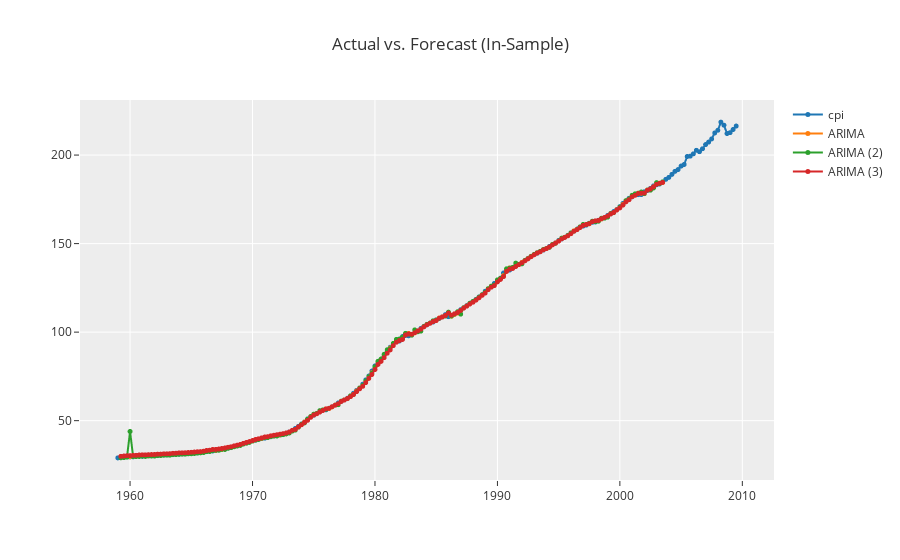

Notebook code for this chart:
### Markdown cell above
y t′′ = 2.5+0.6yt−1′′− 0.3ϵt−1 + ϵt

### Code cell
exp.plot_model(my_models, plot='insample')

### Figure 1 — Plotly figure (JSON) as saved in the notebook; plotly's stock layout.template omitted (floating-point values rounded to 4 significant figures; data arrays with more than 128 entries replaced by an {"elided": "..."} marker saying what was removed)
{"data": [{"line": {"color": "rgb(31, 119, 180)", "width": 2}, "marker": {"color": "rgb(31, 119, 180)", "size": 5}, "mode": "lines+markers", "name": "cpi", "type": "scattergl", "x": {"elided": "203 str values"}, "xaxis": "x", "y": {"elided": "203 float values"}, "yaxis": "y"}, {"line": {"color": "rgb(255, 127, 14)", "width": 2}, "marker": {"color": "rgb(255, 127, 14)", "size": 5}, "mode": "lines+markers", "name": "ARIMA", "type": "scattergl", "x": {"elided": "203 str values"}, "xaxis": "x", "y": {"elided": "203 float values"}, "yaxis": "y"}, {"line": {"color": "rgb(44, 160, 44)", "width": 2}, "marker": {"color": "rgb(44, 160, 44)", "size": 5}, "mode": "lines+markers", "name": "ARIMA (2)", "type": "scattergl", "x": {"elided": "203 str values"}, "xaxis": "x", "y": {"elided": "203 float values"}, "yaxis": "y"}, {"line": {"color": "rgb(214, 39, 40)", "width": 2}, "marker": {"color": "rgb(214, 39, 40)", "size": 5}, "mode": "lines+markers", "name": "ARIMA (3)", "type": "scattergl", "x": {"elided": "203 str values"}, "xaxis": "x", "y": {"elided": "203 float values"}, "yaxis": "y"}], "layout": {"showlegend": true, "title": {"text": "Actual vs. Forecast (In-Sample)"}, "xaxis": {"anchor": "y", "domain": [0, 1]}, "yaxis": {"anchor": "x", "domain": [0, 1]}}}
